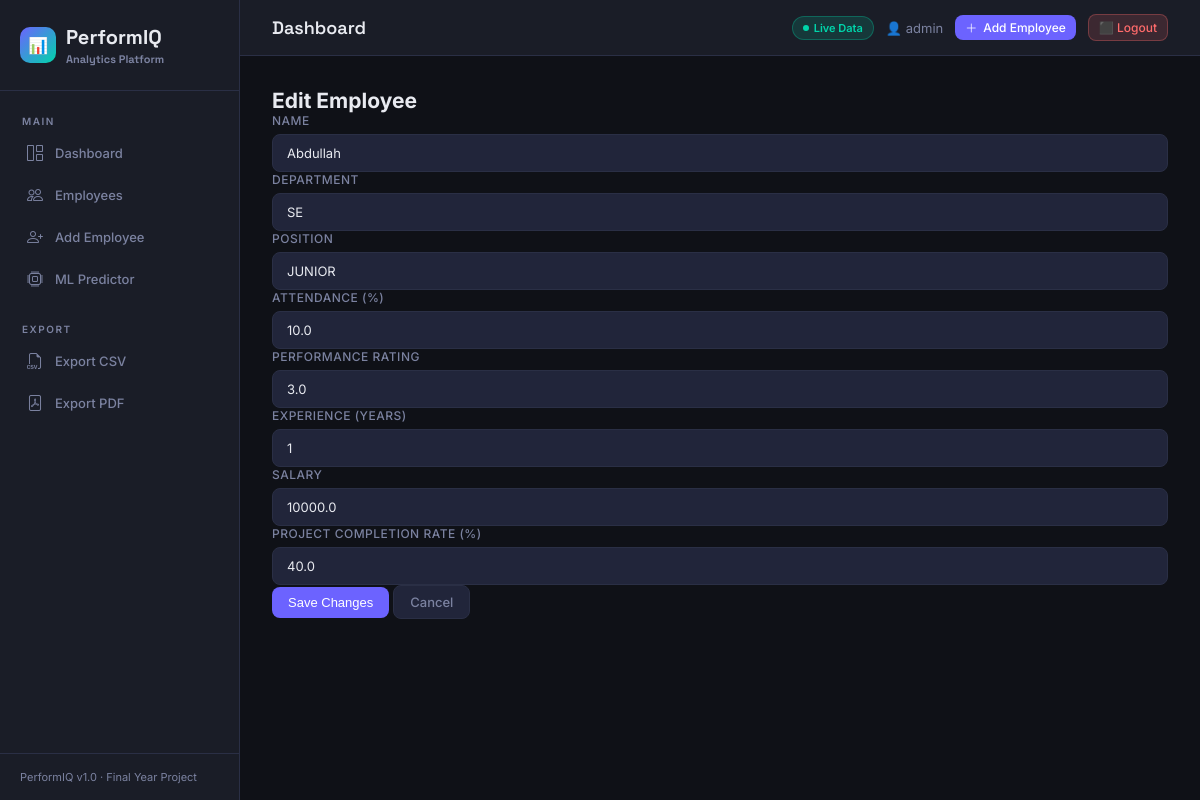
The app's page /edit/1/ (signed in) with its own data.
### dashboard/models.py (models this page shows, shortened)
class Employee(models.Model):
    employee_id = models.CharField(max_length=20, unique=True)
    name = models.CharField(max_length=100)
    department = models.CharField(max_length=100)
    position = models.CharField(max_length=100)
    attendance = models.FloatField()         # percentage
    performance_rating = models.FloatField() # score out of 10
    experience = models.IntegerField()       # years
    salary = models.FloatField()
    project_completion_rate = models.FloatField()

### dashboard/views.py (the view, shortened to what this page needs)
# urls.py: path('edit/<int:pk>/', views.edit_employee, name='edit_employee'),
@login_required
def edit_employee(request, pk):
    emp = get_object_or_404(Employee, pk=pk)
    return render(request, 'edit_employee.html', {'emp': emp})

### templates/edit_employee.html (shortened to what this page needs)
{% extends 'base.html' %}
{% block content %}
<h2>Edit Employee</h2>
<form method="post" class="w-50">
    <div class="mb-2"><label>Name</label>
        <input type="text" name="name" class="form-control" value="{{ emp.name }}"></div>
    <div class="mb-2"><label>Department</label>
        <input type="text" name="department" class="form-control" value="{{ emp.department }}"></div>
    <div class="mb-2"><label>Position</label>
        <input type="text" name="position" class="form-control" value="{{ emp.position }}"></div>
    <div class="mb-2"><label>Attendance (%)</label>
        <input type="number" step="0.1" name="attendance" class="form-control" value="{{ emp.attendance }}"></div>
    <div class="mb-2"><label>Performance Rating</label>
        <input type="number" step="0.1" name="performance_rating" class="form-control" value="{{ emp.performance_rating }}"></div>
    <div class="mb-2"><label>Experience (years)</label>
        <input type="number" name="experience" class="form-control" value="{{ emp.experience }}"></div>
    <div class="mb-2"><label>Salary</label>
        <input type="number" name="salary" class="form-control" value="{{ emp.salary }}"></div>
    <div class="mb-2"><label>Project Completion Rate (%)</label>
        <input type="number" step="0.1" name="project_completion_rate" class="form-control" value="{{ emp.project_completion_rate }}"></div>
    <button type="submit" class="btn btn-primary">Save Changes</button>
    <a href="/employees/" class="btn btn-secondary">Cancel</a>
</form>
{% endblock %}

### templates/base.html (shortened to what this page needs)
<!DOCTYPE html>
<html lang="en">
<head>
    <link href="https://cdn.jsdelivr.net/npm/bootstrap-icons@1.11.0/font/bootstrap-icons.css" rel="stylesheet">
</head>
<body>
<aside class="sidebar">
    <div class="sidebar-brand">
        <a href="/" class="brand-logo">
            <div class="logo-icon">📊</div>
            <div>
                <div>PerformIQ</div>
                <div class="brand-sub">Analytics Platform</div>
            </div>
        </a>
    </div>
    <nav class="sidebar-nav">
        <div class="nav-section-label">Main</div>
        <a href="/" class="nav-link {% block nav_dashboard %}{% endblock %}">
            <i class="bi bi-grid-1x2"></i> Dashboard
        </a>
        <a href="/employees/" class="nav-link {% block nav_employees %}{% endblock %}">
            <i class="bi bi-people"></i> Employees
        </a>
        <a href="/add/" class="nav-link {% block nav_add %}{% endblock %}">
            <i class="bi bi-person-plus"></i> Add Employee
        </a>
        <a href="/predict/" class="nav-link {% block nav_predict %}{% endblock %}">
            <i class="bi bi-cpu"></i> ML Predictor
        </a>
        <div class="nav-section-label" style="margin-top:16px;">Export</div>
        <a href="/export-csv/" class="nav-link">
            <i class="bi bi-filetype-csv"></i> Export CSV
        </a>
        <a href="/export-pdf/" class="nav-link">
            <i class="bi bi-file-pdf"></i> Export PDF
        </a>
    </nav>
    <div class="sidebar-footer">PerformIQ v1.0 · Final Year Project</div>
</aside>
<main class="main">
    <div class="topbar">
        <div class="topbar-title">{% block page_title %}Dashboard{% endblock %}</div>
        <div class="topbar-actions">
            <span class="badge-live">Live Data</span>
            <span style="color:var(--text-muted);font-size:13px;">👤 {{ request.user.username }}</span>
            <a href="/add/" class="btn btn-primary btn-sm"><i class="bi bi-plus-lg"></i> Add Employee</a>
            <a href="/logout/" class="btn btn-sm" style="background:rgba(255,107,107,0.15);color:#ff6b6b;border:1px solid rgba(255,107,107,0.3);">⬛ Logout</a>
        </div>
    </div>
    <div class="content">
        {% block content %}{% endblock %}
    </div>
</main>
</body>
</html>

### templates/base.html (style rules this page uses)
:root { --bg: #0f1117; --surface: #1a1d27; --surface2: #21253a; --border: #2a2f45; --accent: #6c63ff; --accent2: #00d4aa; --accent3: #ff6b6b; --accent4: #ffd93d; --text: #e8eaf0; --text-muted: #7b82a0; }
* { margin: 0; padding: 0; box-sizing: border-box; }
body { background: var(--bg); color: var(--text); font-family: 'Inter', sans-serif; font-size: 14px; min-height: 100vh; }
.sidebar { position: fixed; left: 0; top: 0; bottom: 0; width: 240px; background: var(--surface); border-right: 1px solid var(--border); display: flex; flex-direction: column; z-index: 100; }
.sidebar-brand { padding: 24px 20px; border-bottom: 1px solid var(--border); }
.brand-logo { font-family: 'Space Grotesk', sans-serif; font-size: 20px; font-weight: 700; color: var(--text); text-decoration: none; display: flex; align-items: center; gap: 10px; }
.logo-icon { width: 36px; height: 36px; background: linear-gradient(135deg, var(--accent), var(--accent2)); border-radius: 10px; display: flex; align-items: center; justify-content: center; font-size: 16px; }
.brand-sub { font-size: 11px; color: var(--text-muted); margin-top: 2px; }
.sidebar-nav { padding: 16px 12px; flex: 1; }
.nav-section-label { font-size: 10px; font-weight: 600; color: var(--text-muted); letter-spacing: 1.5px; text-transform: uppercase; padding: 8px 10px 6px; }
.nav-link { display: flex; align-items: center; gap: 10px; padding: 10px 12px; border-radius: 8px; color: var(--text-muted); text-decoration: none; font-size: 13px; font-weight: 500; margin-bottom: 2px; transition: all 0.15s; border-left: 3px solid transparent; }
.nav-link i { font-size: 16px; width: 18px; }
.sidebar-footer { padding: 16px 20px; border-top: 1px solid var(--border); font-size: 11px; color: var(--text-muted); }
.main { margin-left: 240px; min-height: 100vh; }
.topbar { background: var(--surface); border-bottom: 1px solid var(--border); padding: 14px 32px; display: flex; align-items: center; justify-content: space-between; position: sticky; top: 0; z-index: 50; }
.topbar-title { font-family: 'Space Grotesk', sans-serif; font-size: 18px; font-weight: 600; }
.topbar-actions { display: flex; align-items: center; gap: 12px; }
.badge-live { background: rgba(0,212,170,0.15); color: var(--accent2); border: 1px solid rgba(0,212,170,0.3); padding: 4px 10px; border-radius: 20px; font-size: 11px; font-weight: 600; display: flex; align-items: center; gap: 5px; }
.badge-live::before { content: ''; width: 6px; height: 6px; background: var(--accent2); border-radius: 50%; animation: pulse 2s infinite; }
.content { padding: 32px; }
.btn { padding: 8px 16px; border-radius: 8px; border: none; font-size: 13px; font-weight: 500; cursor: pointer; display: inline-flex; align-items: center; gap: 6px; text-decoration: none; transition: all 0.15s; }
.btn-primary { background: var(--accent); color: white; }
.btn-secondary { background: var(--surface2); color: var(--text-muted); border: 1px solid var(--border); }
.btn-sm { padding: 5px 10px; font-size: 12px; }
label { display: block; font-size: 12px; font-weight: 500; color: var(--text-muted); margin-bottom: 6px; text-transform: uppercase; letter-spacing: 0.5px; }
input[type="text"], input[type="number"], input[type="password"], input[type="file"], select { width: 100%; background: var(--surface2); border: 1px solid var(--border); border-radius: 8px; padding: 10px 14px; color: var(--text); font-size: 13px; font-family: 'Inter', sans-serif; outline: none; transition: border-color 0.15s; }

### records on screen
Employee: name "Abdullah", department "SE", position "JUNIOR", attendance "10.0", performance_rating "3.0", experience "1", salary "10000.0", project_completion_rate "40.0"

### other values on screen
{{ request.user.username }} "admin"
